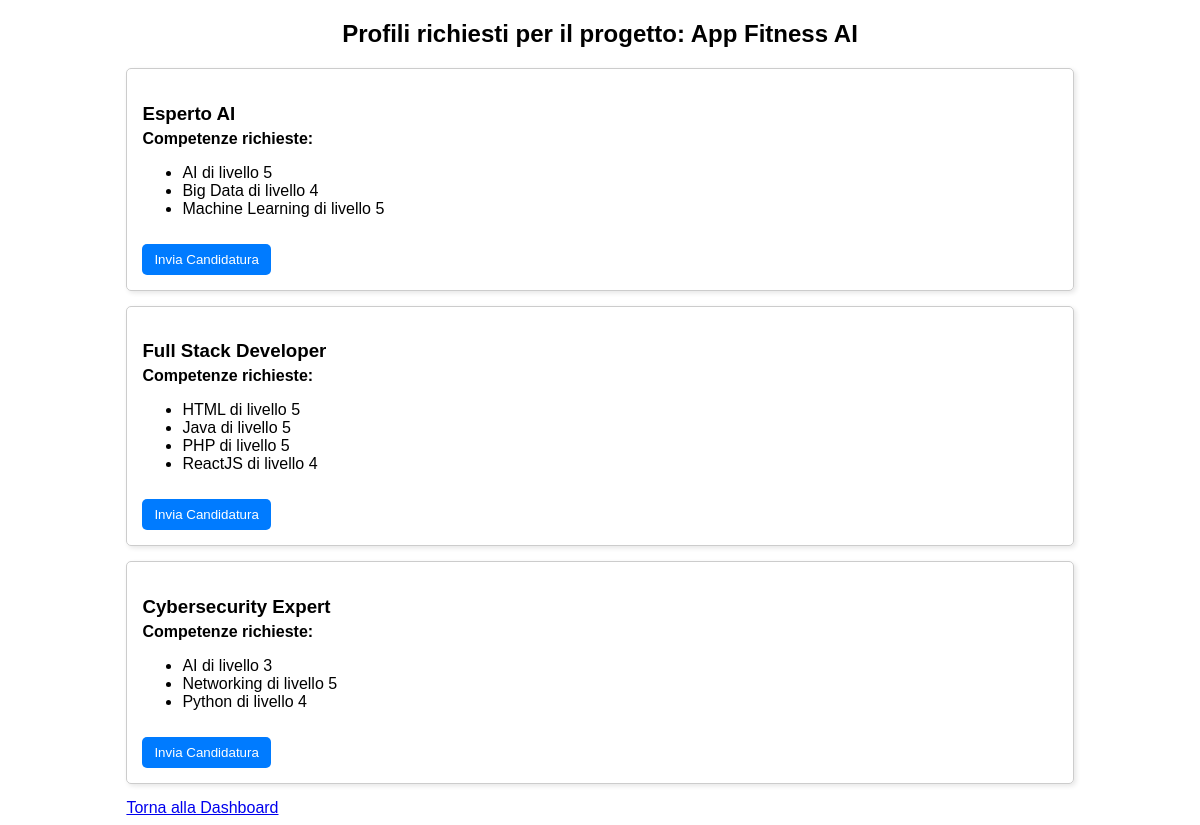
/php/visualizza_Profili.php?nome_progetto=App+Fitness+AI (signed in), run on the app's committed database.
### tables this page shows
CREATE TABLE Profilo (
    id INT AUTO_INCREMENT PRIMARY KEY,
    nome VARCHAR(50) NOT NULL
);

### php/visualizza_Profili.php (the view, shortened to what this page needs)
<?php
require 'config.php';
$nome_progetto = $_GET['nome_progetto'];
$profili = [];
try {
    $conn = new mysqli($host, $username, $password, $dbname);
    $stmt = $conn->prepare("
        SELECT
            P.id AS id_profilo,
            P.nome AS nome_profilo,
            GROUP_CONCAT(CONCAT(PK.nome_competenza, ' di livello ', PK.livello)
                         ORDER BY PK.nome_competenza ASC
                         SEPARATOR '; ') AS competenze
        FROM Profilo P
        JOIN Profilo_Software PS ON P.id = PS.id_profilo
        LEFT JOIN ProfiloSkill PK ON P.id = PK.id_profilo
        WHERE PS.nome_Software = ?
        GROUP BY P.id, P.nome
    ");
    $stmt->bind_param("s", $nome_progetto);
    $stmt->execute();
    $result = $stmt->get_result();
    while ($row = $result->fetch_assoc()) {
        $profili[] = $row;
    }
} catch (mysqli_sql_exception $e) {
    die("<p class='error'>Errore nel recupero dei profili: " . htmlspecialchars($e->getMessage()) . "</p>");
}
?>
<!DOCTYPE html>
<html lang="it">
<head>
</head>
<body>
    <div class="container">
        <h2>Profili richiesti per il progetto: <?php echo htmlspecialchars($nome_progetto); ?></h2>
        <?php if (empty($profili)): ?>
            <p>Non ci sono profili associati a questo progetto.</p>
        <?php else: ?>
            <?php foreach ($profili as $profilo): ?>
                <div class="profile-card">
                    <h3><?php echo htmlspecialchars($profilo['nome_profilo']); ?></h3>
                    <p><strong>Competenze richieste:</strong></p>
                    <ul>
                    <?php
                        $competenze_raw = $profilo['competenze'] ?? '';
                        $competenze_array = array_filter(explode("; ", $competenze_raw));
                        if (empty($competenze_array)) {
                            echo "<li>Nessuna competenza richiesta.</li>";
                        } else {
                            foreach ($competenze_array as $competenza): ?>
                                <li><?php echo htmlspecialchars($competenza); ?></li>
                            <?php endforeach;
                        }
                    ?>
                    </ul>
                    <form action="invia_candidatura.php" method="POST">
                        <button type="submit">Invia Candidatura</button>
                    </form>
                </div>
            <?php endforeach; ?>
        <?php endif; ?>
        <a href="dashboard.php">Torna alla Dashboard</a>
    </div>
</body>
</html>

### php/visualizza_Profili.php (style rules this page uses)
body { font-family: Arial, sans-serif; }
.container { width: 80%; margin: auto; }
.profile-card { border: 1px solid #ccc; padding: 15px; margin-bottom: 15px; border-radius: 5px; box-shadow: 2px 2px 5px rgba(0, 0, 0, 0.1); }
h2 { text-align: center; }
.profile-card h3 { margin-bottom: 5px; }
.profile-card p { margin: 2px 0; }
.profile-card button { margin-top: 10px; padding: 8px 12px; border: none; background-color: #007BFF; color: white; cursor: pointer; border-radius: 5px; }

### data on the page
profilo: nome "Esperto AI", competenza "AI di livello 5", competenza "Big Data di livello 4", competenza "Machine Learning di livello 5"
profilo: nome "Full Stack Developer", competenza "HTML di livello 5", competenza "Java di livello 5", competenza "PHP di livello 5", competenza "ReactJS di livello 4"
profilo: nome "Cybersecurity Expert", competenza "AI di livello 3", competenza "Networking di livello 5", competenza "Python di livello 4"

### other printed values
$nome_progetto "App Fitness AI"
